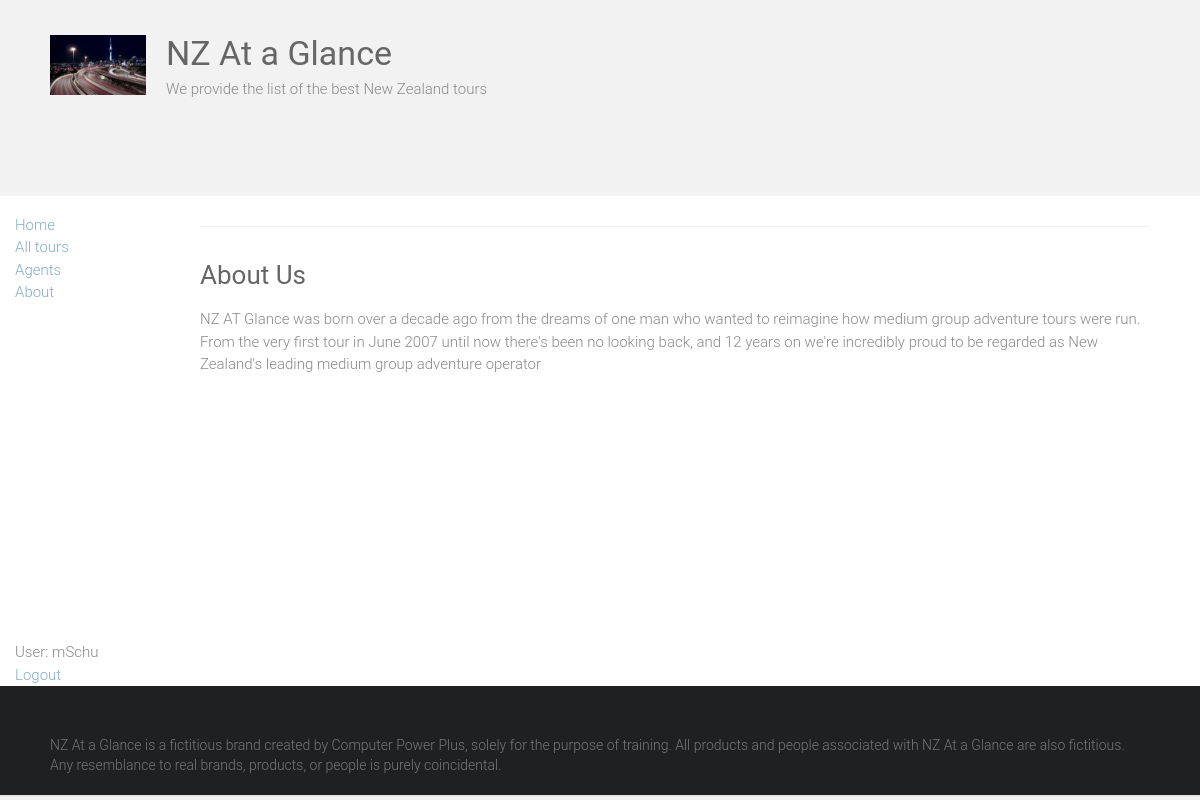
/story/about/ (signed in), run on the app's committed database.
### story/models.py (models this page shows, shortened)
class About(models.Model):
    title = models.CharField(max_length=200)
    description = models.CharField(max_length=2000)

### story/views.py (the view)
# urls.py: path('about/', views.about, name='about'),
def about(request):
    about = About.objects.get(id=2)
    return render(request, "about.html", {'abouts':about})

### home/templatetags/custom_tag.py (called while the page is built)
@register.inclusion_tag('agent_check.html')
def is_agent(user_name):
    agents = Agent.objects.all()
    agents_names = []
    valid_agent = False
    for agent in agents:
        agents_names.append(agent.agent_username)
    if user_name in agents_names:
        valid_agent = True
    return {'valid_agent': valid_agent}

### home/templates/about.html
{% extends "base.html" %}
{% block content %}
<div>
   <h3>{{ abouts.title }}</h3>
   <p>{{ abouts.description }}</p>
 </div>
{% endblock %}

### home/templates/base.html (shortened to what this page needs)
{% load static %}
<html lang="en-US">
    <head>
        <link rel="stylesheet" href="https://maxcdn.bootstrapcdn.com/bootstrap/3.3.7/css/bootstrap.min.css">
        {% load static %}
        <link rel="stylesheet" id="ample-style-css" href="{% static 'style.css' %}" type="text/css" media="all">
        <header>
            <div class="header">
                <div class="main-head-wrap inner-wrap clearfix">
                    <div id="header-logo-image">
                      <img src="{% static 'images/logo.png' %}" alt="NZ At a Glance">
                    </div>
                    <div id="header-text" class="">
                        <h1 id="site-title">
                            <a href="/" title="NZ At a Glance" rel="home">NZ At a Glance</a>
                        </h1>
                        <p>We provide the list of the best New Zealand tours</p>
                    </div>
                </div>
            </div>
        </header>
    </head>
    <body class="wide">
      <div class="container-fluid">
        <div class="row">
            <div class="col-sm-2">
                {% block sidebar %}
                <ul class="sidebar-nav">
                  <br><br><br>
                  <li><a href="{% url 'home' %}">Home</a></li>
                  <li><a href="{% url 'tours' %}">All tours</a></li>
                  <li><a href="{% url 'agents' %}">Agents</a></li>
                  <li><a href="{% url 'about' %}">About</a></li>
                  {% if user.is_authenticated %}
                    {% load custom_tag %}
                  <br><br><br>
                  <br><br><br>
                  <br><br><br>
                  <br><br><br>
                  <br><br><br>
                  <li>User: {{ user.get_username }}</li>
                  <li><a href="{% url 'logout' %}?next={{request.path}}">Logout</a></li>
                  {% else %}
                  <li><a href="{% url 'login'%}?next={{request.path}}">Login</a></li>
                  {% endif %}
                </ul>
                {% endblock %}
            </div>
        <div id="page" class="hfeed site">
            <div class="main-wrapper">
                <div class="single-page clearfix">
                    <div class="inner-wrap">
                        <hr>
                        <div>
                          {% block content %}
                          {% endblock %}
                        </div>
                    </div>
                </div>
            </div>
            <footer id="colophon">
                <div class="inner-wrap">
                    NZ At a Glance is a fictitious brand created by Computer Power Plus, solely for the purpose of training. All products and people associated with NZ At a Glance are also fictitious. Any resemblance to real brands, products, or people is purely coincidental.
                </div>
            </footer>
        </div>
      </div>
    </div>
    </body>
</html>

### static/style.css (style rules this page uses)
html, body, div, span, applet, object, iframe, h1, h2, h3, h4, h5, h6, p, blockquote, pre, a, abbr, acronym, address, big, cite, code, del, dfn, em, font, ins, kbd, q, s, samp, small, strike, strong, sub, sup, tt, var, dl, dt, dd, ol, ul, li, fieldset, form, label, legend, table, caption, tbody, tfoot, thead, tr, th, td { border: 0; font: inherit; font-size: 100%; font-style: inherit; font-weight: inherit; margin: 0; outline: 0; padding: 0; vertical-align: baseline; }
html { overflow-y: scroll; -webkit-text-size-adjust: 100%; -ms-text-size-adjust: 100%; }
article, aside, details, figcaption, figure, footer, header, main, nav, section { display: block; }
h1, h2, h3, h4, h5, h6 { color: #666666; line-height: 1.4; padding-bottom: 15px; font-weight: normal; }
h1 { font-size: 30px; }
h3 { font-size: 26px; }
body, button, input, select, textarea { color: #888888; font-size: 15px; line-height: 1.5; font-family: 'Roboto', sans-serif; font-weight: 300; }
p { color: #888888; font-size: 15px; line-height: 1.5; margin-bottom: 15px; font-weight: 300; }
ul, ol { list-style: none; }
body { background: #f2f2f2; }
hr { border-color: #f2f2f2; border-style: solid none none; border-width: 1px 0 0; height: 0; margin: 30px 0; }
a { color: #80abc8; text-decoration: none; -webkit-transition: 0.25s ease-in-out; -moz-transition: 0.25s ease-in-out; transition: 0.25s ease-in-out; -ms-transition: 0.25s ease-in-out; -o-transition: 0.25s ease-in-out; }
img { max-width: 100%; height: auto; vertical-align: top; margin-bottom: 18px; }
.clearfix:after { visibility: hidden; display: block; font-size: 0; content: " "; clear: both; height: 0; }
.clearfix { display: inline-block; }
.clearfix { display: block; }
body { padding-top: 30px; padding-bottom: 30px; }
body.wide { padding-top: 0; padding-bottom: 0; }
#page { background-color: #ffffff; margin: 0 auto; max-width: 1180px; box-shadow: 0 1px 2px 0 rgba(0, 0, 0, 0.1); }
.wide #page { max-width: 100%; }
.inner-wrap { max-width: 1100px; margin: 0 auto; }
.main-head-wrap { padding: 30px 0; }
.header { border-bottom: 1px solid #f2f2f2; }
#header-logo-image { float: left; padding: 5px 20px 5px 0; max-width: 100%; }
#header-logo-image img { margin-bottom: 0px; max-height: 60px; height: auto; width: auto; }
#header-text { float: left; padding-right: 20px; }
#site-title { padding-bottom: 0; }
#site-title a { color: #666666; font-size: 34px; }
.single-page { margin-top: 50px; }
.single-page p { margin-bottom: 10px; }
#colophon { font-size: 14px; clear: both; color: #777; background-color: #1f2021; overflow: hidden; padding: 50px 0 20px; }
#colophon, #colophon p { font-size: 14px; line-height: 1.4; }

### data on the page
About: title "About Us", description "NZ AT Glance was born over a decade ago from the dreams of one man who wanted to reimagine how medium group adventure tours were run. From the very first tour in June 2007 until now there's been no looking back, and 12 years on we're incredibly proud to be regarded as New Zealand's leading medium group adventure operator"

### other printed values
{{ user.get_username }} "mSchu"
